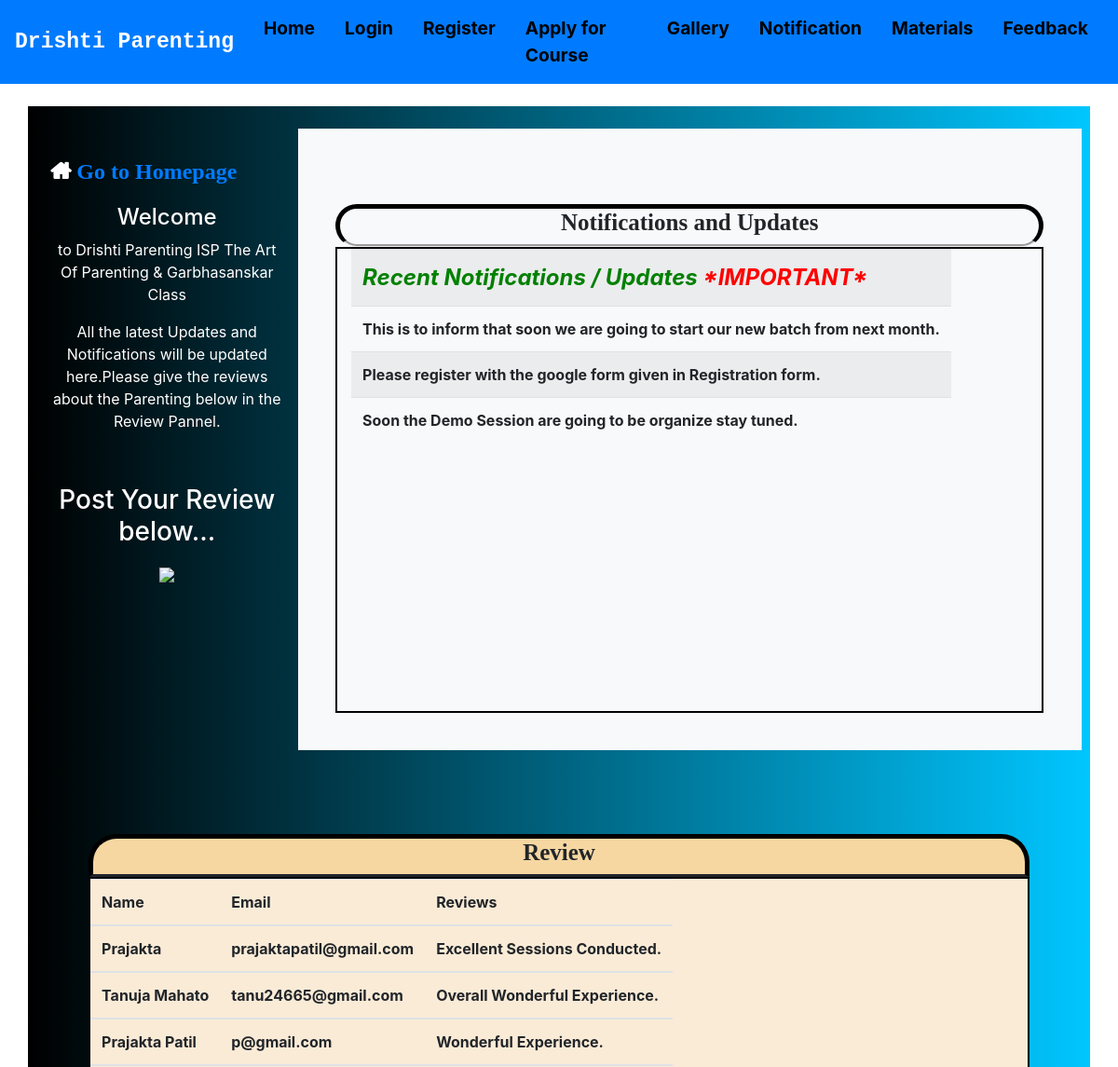
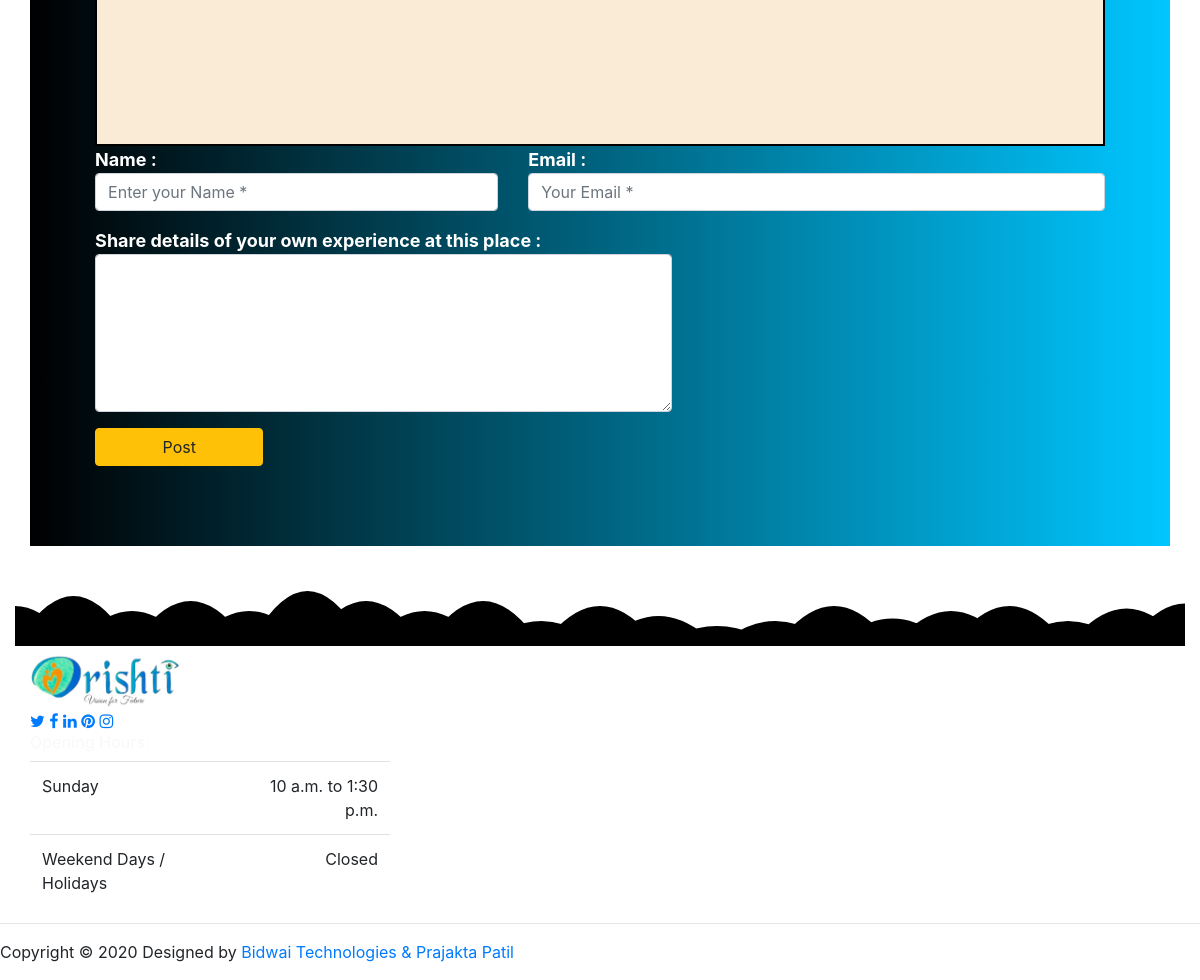
The page /Notification.php on the database its author committed (2 pictures, top to bottom).
### tables this page shows
CREATE TABLE `notification` (
  `id` int(11) NOT NULL,
  `notify` varchar(800) NOT NULL
);

CREATE TABLE `review` (
  `id` int(11) NOT NULL,
  `name` varchar(50) NOT NULL,
  `email` varchar(50) NOT NULL,
  `experience` varchar(400) NOT NULL
);

### Notification.php (the view, shortened to what this page needs)
<?php include 'config.php'?>
<!DOCTYPE html>
<html>
<head runat="server">
<link rel="stylesheet" href="https://maxcdn.bootstrapcdn.com/bootstrap/4.0.0/css/bootstrap.min.css"/>
<link rel="stylesheet" href="https://cdnjs.cloudflare.com/ajax/libs/font-awesome/4.7.0/css/font-awesome.min.css"/>
<link rel="stylesheet" href="https://ajax.googleapis.com/ajax/libs/jqueryui/1.12.1/themes/smoothness/jquery-ui.css"/>
</head>
<body>
    <form method="POST" action="Review.php">
    <div class="container register">
        <div class="row">
            <div class="col-md-3 register-left">
            <div class="float-left fa fa-home warning" style="font-size:x-large;font-weight:bold">
                <a href="#">Go to Homepage</a>
            </div>
                <br /><br />
                <h4>Welcome</h4>
                <p>to Drishti Parenting ISP The Art Of Parenting & Garbhasanskar Class</p>
                <p>All the latest Updates and Notifications will be updated here.Please give the reviews about the Parenting below in the Review Pannel.</p>
                <div></br>
                    <p><h3>Post Your Review below...</h3></p>
                    <img src="https://upload.wikimedia.org/wikipedia/commons/thumb/5/56/Circle-icons-arrow-down.svg/1024px-Circle-icons-arrow-down.svg.png" width="200px" />
                </div>
            </div>
             <div class="col-md-9 register-right">
                 <div class="row white-part">
	                <div class="col-md-12" style="border:5px solid black;border-bottom: groove; border-radius: 30px;">
		                <h3 style="font-size: 25px;font-weight: bold;text-align: center; font-family: verdana;">Notifications and Updates</h3>
	                </div>
		            <div class="col-md-12" style="border:2px solid black; height:500px; border-radius: 0px;">
                        <marquee direction="up" scrollamount="3">
                        <?php
                                $query="SELECT notify FROM notification";
                                $data=mysqli_query($conn,$query);
                                $total=mysqli_num_rows($data);
                                if($total!=0)
                                {
                                    ?>
                                    <table class=" table table-striped table-responsive">
                                            <tr>
                                                <th style="font-style:italic;color:green;font-size:x-large; ">Recent Notifications / Updates<span style="color:red"> *IMPORTANT*</span></th>
                                            </tr>
                                    <?php
                                    while ($result=mysqli_fetch_assoc($data)) {
                                        echo "<tr>
                                                <th>".$result['notify']."</th>
                                              </tr>";
                                    }
                                }
                                else{
                                echo " No Updates till now!";
                                }
                        ?></table></marquee>
                    </div>
               </div>
             </div>
            <div class="col-sm-12 reviewbox" >
                <div style="border:5px solid black;border-bottom:solid; border-top-right-radius:30px;border-top-left-radius:30px;background:#f6d7a1">
		                <h3 style="font-size: 25px;font-weight: bold;text-align: center; font-family: verdana;">Review</h3>
	            </div>
                <div style="border:2px solid black; height:350px; border-radius: 0px; background-color:#FAEBD7">
                    <?php
                        $query="SELECT name,email,experience FROM review";
                        $data=mysqli_query($conn,$query);
                        $total=mysqli_num_rows($data);
                        if($total!=0)
                        {
                            ?>
                            <table class=" table table-striped table-responsive">
                                    <thead><tr>
                                        <th>Name </th>
                                        <th>Email </th>
                                        <th>Reviews </th>
                                    </tr></<thead>
                            <?php
                            while ($result=mysqli_fetch_assoc($data)) {
                                echo "<tr>
                                        <th>".$result['name']."</th>
                                        <th>".$result['email']."</th>
                                        <th>".$result['experience']."</th>
                                      </tr>";
                            }
                        }
                        else{
                        echo " No Review !";
                        }
                        ?></table>
                </div>
                <div class="form-group row rtext">
                  <div class="col-12 col-md-5">Name : <input type="text" class="form-control" name="name" placeholder="Enter your Name *" value="" required/></div>
                  <div class="col-6 col-md-7">Email : <input type="email" class="form-control" name="email" placeholder="Your Email *" value="" required /></div>
                </div>
                <div class="row form-group rrtext">
                    <div class="col-12 col-md-7">Share details of your own experience at this place :
                        <textarea rows="6" cols="50" name="experience" class="form-control" required></textarea>
                    </div>
                    </div>
                    <input type="submit" class="col-md-2 submitfeed btn btn-warning" name="Post" value="Post"/>
            </div>
        </div>
    </div>
    </form>
   <?php include 'footer.php'?>
</body>
</html>

### Notification.php (style rules this page uses)
.register { background: -webkit-linear-gradient(left, #000000, #00c6ff); margin-top: 2%; padding: 2%; }
.register-left { text-align: center; color: #fff; margin-top: 3%; }
.register-right { background: #f8f9fa; }
.register .white-part { padding: 5%; margin-top: 5%; }
.reviewbox { padding:5%; margin-top: 3%; }
.rtext { color: #fff; font-weight:bold; font-size:large; }
.rrtext { color: #fff; font-weight:bold; font-size:large; }

### rows shown on the page
notification: notify "This is to inform that soon we are going to start our new batch from next month."
notification: notify "Please register with the google form given in Registration form."
notification: notify "Soon the Demo Session are going to be organize stay tuned."
review: name "Prajakta", email "prajaktapatil@gmail.com", experience "Excellent Sessions Conducted."
review: name "Tanuja Mahato", email "tanu24665@gmail.com", experience "Overall Wonderful Experience."
review: name "Prajakta Patil", email "p@gmail.com", experience "Wonderful Experience."
